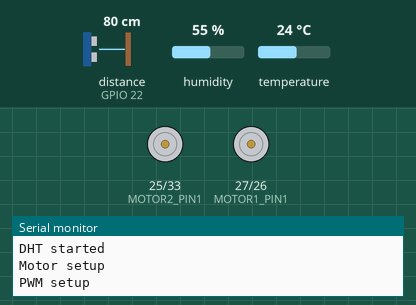
Simulated run of this program. Board: ESP32. On the bench: motor-driver pin pairs drawn as motors (green arrow = first pin HIGH = forward, orange = second pin HIGH = backward, longer = more drive), the last lines printed to the serial monitor. Wiring (inferred from the names in the program): 2 × IR receiver: data GPIO 34 / data GPIO 35. The inputs (shaded band) are chosen by the test bench; at power-on: distance to the obstacle (sensor on GPIO 22) 80 cm, humidity 55 %, temperature 24 °C. The echo pulse lasts 58.3 µs per cm; WiFi joins after 1.5 s; servers stay silent unless stated.

Above: at 0.1 s.
At 2.1 s:
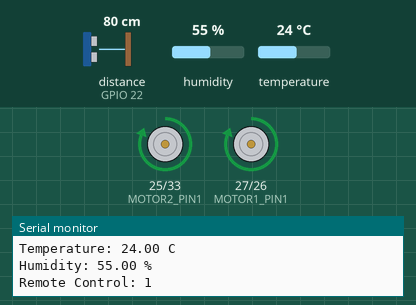
Timing chart, 0 to 3.6 s (numbered marks = the images above):
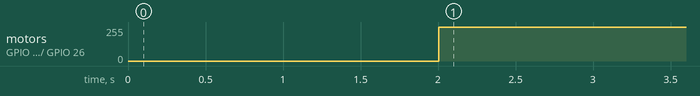

Measured:
- by itself, motor on GPIO 25 (MOTOR2_PIN1) / GPIO 33 (MOTOR2_PIN2), motor on GPIO 27 (MOTOR1_PIN1) / GPIO 26 (MOTOR1_PIN2): stopped → forward 255/255 at 2.0 s

The program:

main.cpp
```cpp
/* Fill-in information from Blynk Device Info here */
#define BLYNK_TEMPLATE_ID "TMPL69TiUly6S"
#define BLYNK_TEMPLATE_NAME "Final Project IOT Group 5"
#define BLYNK_AUTH_TOKEN "jVextDFvO-MWXlLCoVDrZ38SlrGaCeI1"

#include <Arduino.h>
#include <WiFi.h>
#include <WiFiClient.h>
#include <DHT.h>
#include <Ultrasonic.h>
#include <BlynkSimpleEsp32.h>

#include <freertos/FreeRTOS.h>
#include <freertos/task.h>
#include <freertos/queue.h>
#include <freertos/semphr.h>

// Motor pins
#define MOTOR1_PIN1 27
#define MOTOR1_PIN2 26
#define MOTOR2_PIN1 25
#define MOTOR2_PIN2 33

// IR Sensor pins
#define IR_SENSOR1 34
#define IR_SENSOR2 35

// Ultrasonic Sensor pins
#define ECHO_PIN 22
#define TRIG_PIN 23

// PWM Properties
#define PWM_FREQ 30000
#define PWM1_CHANNEL 0
#define PWM2_CHANNEL 1
#define PWM_RESOLUTION 8

// DHT Properties
#define DHT_PIN 4
#define DHT_TYPE DHT11
DHT dht(DHT_PIN, DHT_TYPE);
typedef struct
{
  float temperature;
  float humidity;
} DHTData;

// Ultrasonic Sensor
Ultrasonic ultrasonic(TRIG_PIN, ECHO_PIN);

/* Comment this out to disable prints and save space */
#define BLYNK_PRINT Serial

// Forward declarations
void remoteControlTask(void *pvParameters);
void automaticControlTask(void *pvParameters);
void moveMotorTask(void *pvParameters);
void sendDHTDataTask(void *pvParameters);
void readSensorTask(void *pvParameters);

// Your WiFi credentials.
char ssid[] = ":/";
char pass[] = "AmamyaKokoro";

// Global variables
static int wirelessControl = 0;
static int remoteControl = 0;
static int manualControl = 0;
static int distance = 0;
static int irSensor1 = 0;
static int irSensor2 = 0;
static int readDHTbutton = 0;

// Queue
static QueueHandle_t xQueue;

// Manual Control VP
BLYNK_WRITE(V0)
{
  manualControl = param.asInt();
  xQueueSend(xQueue, &manualControl, portMAX_DELAY);
}

// Temperature VP
BLYNK_WRITE(V1)
{
}

// Humidity VP
BLYNK_WRITE(V2)
{
}

// Direction VP
BLYNK_WRITE(V3)
{
  wirelessControl = param.asInt();
}

// Manual DHT VP
BLYNK_WRITE(V4)
{
  readDHTbutton = param.asInt();
  xQueueSend(xQueue, &readDHTbutton, portMAX_DELAY);
}

void setup()
{
  // Debug console
  Serial.begin(115200);
  Serial.println("Serial started");
  dht.begin();
  Serial.println("DHT started");

  // Motor
  pinMode(MOTOR1_PIN1, OUTPUT);
  pinMode(MOTOR1_PIN2, OUTPUT);
  pinMode(MOTOR2_PIN1, OUTPUT);
  pinMode(MOTOR2_PIN2, OUTPUT);
  pinMode(IR_SENSOR1, INPUT_PULLUP);
  pinMode(IR_SENSOR2, INPUT_PULLUP);
  pinMode(DHT_PIN, INPUT);

  Serial.println("Motor setup");

  Serial.println("PWM setup");

  // Blynk
  Blynk.begin(BLYNK_AUTH_TOKEN, ssid, pass);

  Serial.println("Blynk started");

  // Queue
  xQueue = xQueueCreate(8, sizeof(int));

  // Task
  xTaskCreatePinnedToCore(
      moveMotorTask, /* Task function. */
      "Move Motor",  /* name of task. */
      10000,         /* Stack size of task */
      NULL,          /* parameter of the task */
      5,             /* max priority of the task */
      NULL,          /* Task handle */
      0);            /* core 0 */

  Serial.println("Task created");

  xTaskCreatePinnedToCore(
      sendDHTDataTask, /* Task function. */
      "Send DHT Data", /* name of task. */
      4096,            /* Stack size of task */
      NULL,            /* parameter of the task */
      1,               /* Low priority of the task */
      NULL,            /* Task handle */
      0);              /* core 0 */

  Serial.println("Task created DHT");

  xTaskCreatePinnedToCore(
      remoteControlTask, /* Task function. */
      "Remote Control",  /* name of task. */
      10240,             /* Stack size of task */
      NULL,              /* parameter of the task */
      4,                 /* High priority of the task */
      NULL,              /* Task handle */
      0);                /* core 0 */

  xTaskCreatePinnedToCore(
      readSensorTask, /* Task function. */
      "Read Sensor",  /* name of task. */
      1024,           /* Stack size of task */
      NULL,           /* parameter of the task */
      3,              /* Very High priority of the task */
      NULL,           /* Task handle */
      0);             /* core 0 */

  Serial.println("Task created Sensor");

  xTaskCreatePinnedToCore(
      automaticControlTask, /* Task function. */
      "Automatic Control",  /* name of task. */
      10240,                /* Stack size of task */
      NULL,                 /* parameter of the task */
      2,                    /* Very High priority of the task */
      NULL,                 /* Task handle */
      0);                   /* core 0 */
}

void loop()
{
  Blynk.run();
}

void moveMotorTask(void *pvParameters)
{
  while (1)
  {
    // saat mendapat queue, motor akan bergerak sesuai dengan queue yang diterima
    // xQueueReceive(xQueue, &remoteControl, portMAX_DELAY);
    // xQueueReceive(xQueue, &manualControl, portMAX_DELAY);
    Serial.println("Remote Control: " + String(remoteControl));

    if (remoteControl == 1)
    {
      // Maju
      digitalWrite(MOTOR1_PIN1, HIGH);
      digitalWrite(MOTOR1_PIN2, LOW);
      digitalWrite(MOTOR2_PIN1, HIGH);
      digitalWrite(MOTOR2_PIN2, LOW);
    }
    else if (remoteControl == 2)
    {
      // Mundur
      digitalWrite(MOTOR1_PIN1, LOW);
      digitalWrite(MOTOR1_PIN2, HIGH);
      digitalWrite(MOTOR2_PIN1, LOW);
      digitalWrite(MOTOR2_PIN2, HIGH);
    }
    else if (remoteControl == 3)
    {
      // Kanan
      digitalWrite(MOTOR1_PIN1, HIGH);
      digitalWrite(MOTOR1_PIN2, LOW);
      digitalWrite(MOTOR2_PIN1, LOW);
      digitalWrite(MOTOR2_PIN2, HIGH);
    }
    else if (remoteControl == 4)
    {
      // Kiri
      digitalWrite(MOTOR1_PIN1, LOW);
      digitalWrite(MOTOR1_PIN2, HIGH);
      digitalWrite(MOTOR2_PIN1, HIGH);
      digitalWrite(MOTOR2_PIN2, LOW);
    }
    else if (remoteControl == 5)
    {
      // Berhenti
      digitalWrite(MOTOR1_PIN1, LOW);
      digitalWrite(MOTOR1_PIN2, LOW);
      digitalWrite(MOTOR2_PIN1, LOW);
      digitalWrite(MOTOR2_PIN2, LOW);
    }

    // delay untuk menghindari motor bergerak terlalu cepat
    vTaskDelay(200 / portTICK_PERIOD_MS);
  }
}

void sendDHTDataTask(void *pvParameters)
{
  while (1)
  {
    float temperature = dht.readTemperature();
    float humidity = dht.readHumidity();

    // Cek pembacaan
    if (isnan(temperature) || isnan(humidity))
    {
      Serial.println("Failed to read from DHT sensor!");
    }
    else
    {
      Serial.println("Temperature: " + String(temperature) + " C");
      Serial.println("Humidity: " + String(humidity) + " %");
      // Kirim data DHT ke Blynk
      Blynk.virtualWrite(V1, temperature);
      Blynk.virtualWrite(V2, humidity);
    }

    // delay 1 detik
    vTaskDelay(1000 / portTICK_PERIOD_MS);
  }
}

void remoteControlTask(void *pvParameters)
{
  while (1)
  {
    // kalau manual control aktif, meneruskan nilai remote control ke moveMotorTask
    if (manualControl == 1)
    {
      // Maju
      if (wirelessControl == 1)
      {
        remoteControl = 1;
      }
      // Mundur
      else if (wirelessControl == 2)
      {
        remoteControl = 2;
      }
      // Kanan
      else if (wirelessControl == 3)
      {
        remoteControl = 3;
      }
      // Kiri
      else if (wirelessControl == 4)
      {
        remoteControl = 4;
      }
      // Berhenti
      else if (wirelessControl == 5)
      {
        remoteControl = 5;
      }
    }

    // delay 10 ms
    vTaskDelay(100 / portTICK_PERIOD_MS);
  }
}

void readSensorTask(void *pvParameters)
{
  while (1)
  {
    // Serial.println("Reading sensor...");
    // Serial.println("Distance: " + String(distance) + " cm");
    // Serial.println("IR Sensor 1: " + String(irSensor1));
    // Serial.println("IR Sensor 2: " + String(irSensor2));

    // Baca sensor ultrasonik
    distance = ultrasonic.read(); // baca jarak dalam cm

    // Baca sensor IR
    irSensor1 = digitalRead(IR_SENSOR1);
    irSensor2 = digitalRead(IR_SENSOR2);

    // delay 100 ms
    vTaskDelay(200 / portTICK_PERIOD_MS);
  }
}

void automaticControlTask(void *pvParameters)
{
  while (1)
  {
    // kalau manual control tidak aktif, maka robot akan bergerak otomatis
    if (manualControl == 0)
    {
      // Jika sensor ultrasonik mendeteksi objek di depan
      if (distance < 10)
      {
        // Berhenti
        remoteControl = 5;
      }
      else
      {
        // Jika kedua sensor IR mendeteksi objek (IR Kiri dan Kanan)
        if (irSensor1 == 0 && irSensor2 == 0)
        {
          // Mundur
          remoteControl = 2;
        }
        // Jika sensor IR1 mendeteksi objek (IR Kiri)
        else if (irSensor1 == 0)
        {
          // Kanan
          remoteControl = 3;
        }
        // Jika sensor IR2 mendeteksi objek (IR Kanan)
        else if (irSensor2 == 0)
        {
          // Kiri
          remoteControl = 4;
        }
        else
        {
          // Maju
          remoteControl = 1;
        }
      }
    }

    // delay 10 ms
    vTaskDelay(10 / portTICK_PERIOD_MS);
  }
}
```
